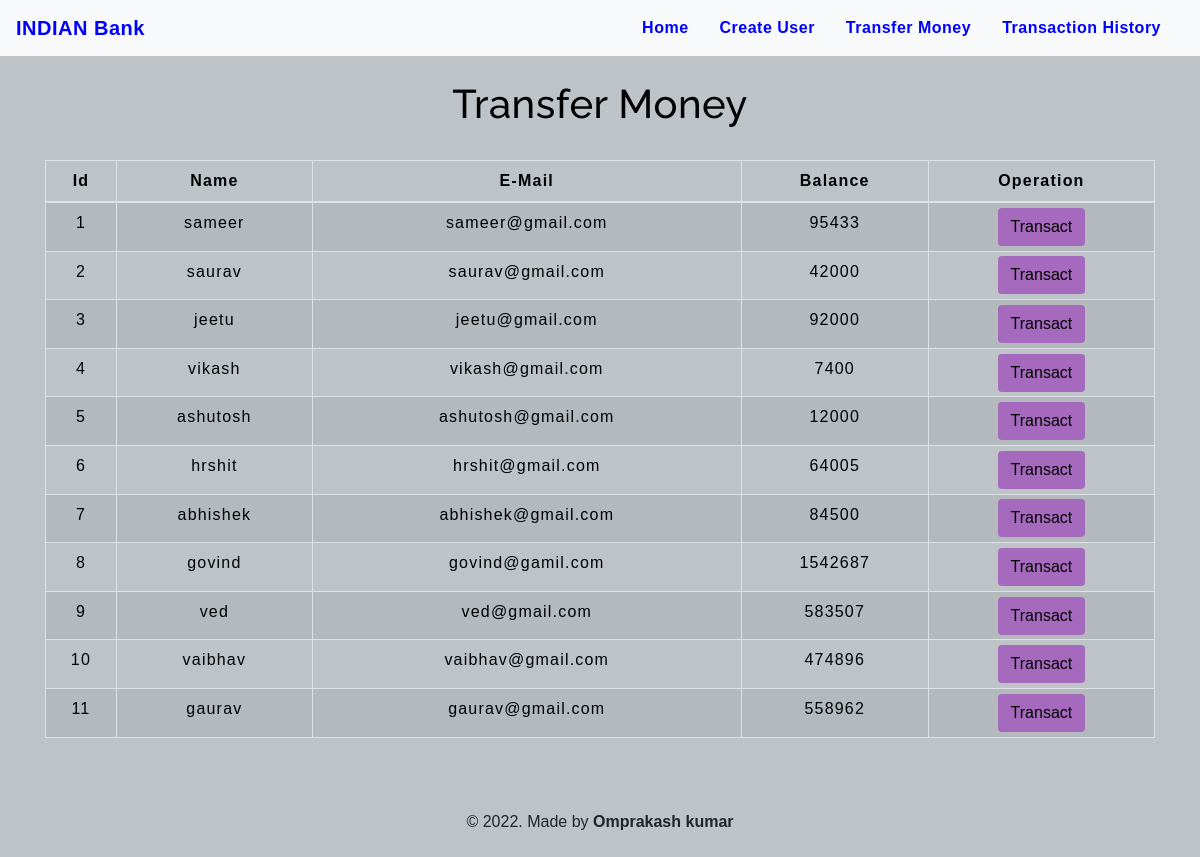
The app's page /transfermoney.php with its own data.
### tables this page shows
CREATE TABLE `users` (
  `id` int(3) NOT NULL,
  `name` text NOT NULL,
  `email` varchar(30) NOT NULL,
  `balance` int(8) NOT NULL
);

### transfermoney.php (the view, shortened to what this page needs)
<!DOCTYPE html>
<html lang="en">
<head>
    <link rel="stylesheet" href="https://maxcdn.bootstrapcdn.com/bootstrap/4.0.0/css/bootstrap.min.css">
    <link rel="stylesheet" type="text/css" href="css/table.css">
    <link rel="stylesheet" type="text/css" href="css/navbar.css">
</head>
<body style="background-color : #BDC3C7;">
<?php
    include 'config.php';
    $sql = "SELECT * FROM users";
    $result = mysqli_query($conn,$sql);
?>
<?php
  include 'navbar.php';
?>
<div class="container">
        <h2 class="text-center pt-4" style="color : black;">Transfer Money</h2>
        <br>
            <div class="row">
                <div class="col">
                    <div class="table-responsive-sm">
                    <table class="table table-hover table-sm table-striped table-condensed table-bordered" style="border-color:black;">
                        <thead style="color : black;">
                            <tr>
                            <th scope="col" class="text-center py-2">Id</th>
                            <th scope="col" class="text-center py-2">Name</th>
                            <th scope="col" class="text-center py-2">E-Mail</th>
                            <th scope="col" class="text-center py-2">Balance</th>
                            <th scope="col" class="text-center py-2">Operation</th>
                            </tr>
                        </thead>
                        <tbody>
                <?php
                    while($rows=mysqli_fetch_assoc($result)){
                ?>
                    <tr style="color : black;">
                        <td class="py-2"><?php echo $rows['id'] ?></td>
                        <td class="py-2"><?php echo $rows['name']?></td>
                        <td class="py-2"><?php echo $rows['email']?></td>
                        <td class="py-2"><?php echo $rows['balance']?></td>
                        <td><a href="selecteduserdetail.php?id= <?php echo $rows['id'] ;?>"> <button type="button" class="btn" style="background-color : #A569BD;">Transact</button></a></td>
                    </tr>
                <?php
                    }
                ?>
                        </tbody>
                    </table>
                    </div>
                </div>
            </div>
         </div>
         <footer class="text-center mt-5 py-2">
            <p>&copy 2022. Made by <b>Omprakash kumar</b> </p>
        </footer>
</body>
</html>

### navbar.php (shortened to what this page needs)
<nav class="navbar navbar-expand-md navbar-light bg-light">
<a class="navbar-brand" href="index.php" style="color :blue;"><b>INDIAN Bank</b></a>
<div class="collapse navbar-collapse" id="collapsibleNavbar">
      <ul class="navbar-nav ml-auto">
        <li class="nav-item">
          <a class="nav-link" href="index.php" style="color :blue;"><b>Home</b></a>
        </li>
        <li class="nav-item">
          <a class="nav-link" href="createuser.php" style="color : blue;"><b>Create User</b></a>
        </li>
        <li class="nav-item">
          <a class="nav-link" href="transfermoney.php" style="color : blue;"><b>Transfer Money</b></a>
        </li>
        <li class="nav-item">
          <a class="nav-link" href="transactionhistory.php" style="color :blue;"><b>Transaction History</b></a>
        </li>
    </div>
 </nav>

### css/table.css (style rules this page uses)
* { padding: 0; margin: 0; box-sizing: border-box; font-family: sans-serif; }
h2 { font-size: 40px; }
table { letter-spacing: 1.2px; }
td { text-align: center; }
button { border:none; background: #d9d9d9; transition: 1s; }

### css/navbar.css (style rules this page uses)
.nav-link { margin-right: 15px; color:#2F363F; letter-spacing: 0.5px; transition: 0.5s; }
.navbar-brand { color: #4C4B4B; letter-spacing: 0.5px; }
h2 { color: #4C4B4B; letter-spacing: 0.5px; font-family: raleway; }

### transfermoney.php (style rules this page uses)
button { transition: 1.5s; }

### records on screen
users: id "1", name "sameer", email "sameer@gmail.com", balance "95433"
users: id "2", name "saurav", email "saurav@gmail.com", balance "42000"
users: id "3", name "jeetu", email "jeetu@gmail.com", balance "92000"
users: id "4", name "vikash", email "vikash@gmail.com", balance "7400"
users: id "5", name "ashutosh", email "ashutosh@gmail.com", balance "12000"
users: id "6", name "hrshit", email "hrshit@gmail.com", balance "64005"
users: id "7", name "abhishek", email "abhishek@gmail.com", balance "84500"
users: id "8", name "govind", email "govind@gamil.com", balance "1542687"
users: id "9", name "ved", email "ved@gmail.com", balance "583507"
users: id "10", name "vaibhav", email "vaibhav@gmail.com", balance "474896"
users: id "11", name "gaurav", email "gaurav@gmail.com", balance "558962"
